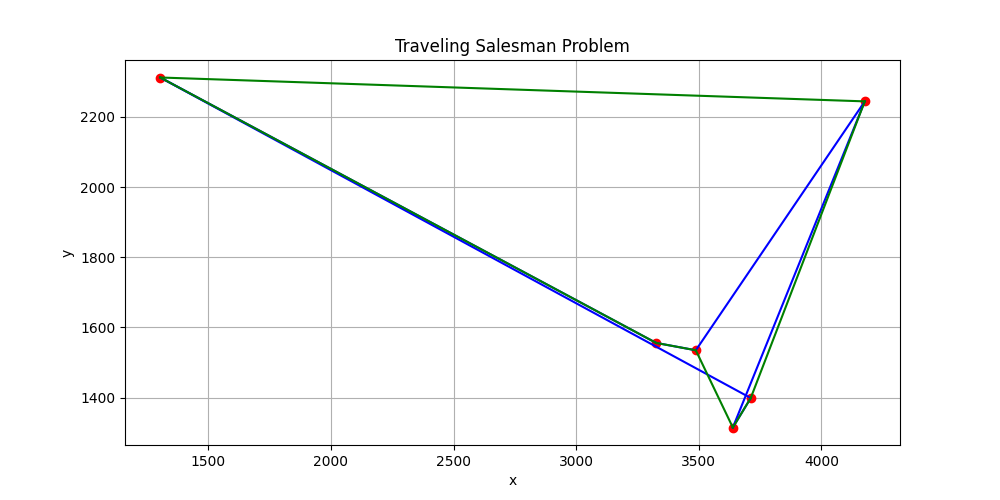

Write Python code to recreate this figure.
import numpy as np
import matplotlib.pyplot as plt

# 城市坐标
cities = np.array(
    [[1304, 2312], [3639, 1315], [4177, 2244], [3712, 1399], [3488, 1535], [3326, 1556]]
)

# 计算两城市间的距离
def distance(city1, city2):
    return np.sqrt((city1[0] - city2[0])**2 + (city1[1] - city2[1])**2)

# 计算路径长度
def total_distance(path):
    return sum(distance(cities[path[i]], cities[path[(i+1) % len(path)]]) for i in range(len(path)))

# 生成邻近解：随机交换两个城市的顺序
def get_neighbor(path):
    a, b = np.random.choice(len(path), 2, replace=False)
    path[a], path[b] = path[b], path[a]
    return path

# 模拟退火算法
def simulated_annealing(cities):
    current_temp = 100.0  # 初始温度
    min_temp = 1.0  # 最低温度
    alpha = 0.5  # 冷却率
    
    current_path = np.random.permutation(cities.shape[0])  # 初始解
    current_distance = total_distance(current_path)
    
    while current_temp > min_temp:
        neighbor = get_neighbor(current_path.copy())
        neighbor_distance = total_distance(neighbor)
        
        if neighbor_distance < current_distance or np.random.rand() < np.exp((current_distance - neighbor_distance) / current_temp):
            current_path = neighbor
            current_distance = neighbor_distance
        
        current_temp *= alpha
    
    return current_path, current_distance

# 解决TSP问题
best_path, best_distance = simulated_annealing(cities)
print("Best path:", best_path)
print("Best distance:", best_distance)

import itertools

def naive_solution(cities):
    # 生成所有可能的路径
    all_possible_paths = list(itertools.permutations(range(cities.shape[0])))
    
    # 计算每条路径的总距离
    all_distances = [total_distance(path) for path in all_possible_paths]
    
    # 找到总距离最短的路径
    best_path_index = np.argmin(all_distances)
    best_path = all_possible_paths[best_path_index]
    best_distance = all_distances[best_path_index]
    
    return best_path, best_distance

# 暴力解法
best_path_naive, best_distance_naive = naive_solution(cities)
print("Best path (naive):", best_path_naive)
print("Best distance (naive):", best_distance_naive)

# 绘制优化路径
plt.figure(figsize=(10, 5))
plt.plot(cities[:, 0], cities[:, 1], 'o', color='red')  # 城市位置
for i in range(len(best_path)):
    plt.plot([cities[best_path[i], 0], cities[best_path[(i+1) % len(best_path)], 0]], 
             [cities[best_path[i], 1], cities[best_path[(i+1) % len(best_path)], 1]], color='blue')  # 路径
    
# 绘制最佳路径
for i in range(len(best_path_naive)):
    plt.plot([cities[best_path_naive[i], 0], cities[best_path_naive[(i+1) % len(best_path_naive)], 0]], 
             [cities[best_path_naive[i], 1], cities[best_path_naive[(i+1) % len(best_path_naive)], 1]], color='green')  # 路径
    
plt.title('Traveling Salesman Problem')
plt.xlabel('x')
plt.ylabel('y')
plt.grid(True)
# plt.show()
plt.savefig('TSP.png')

